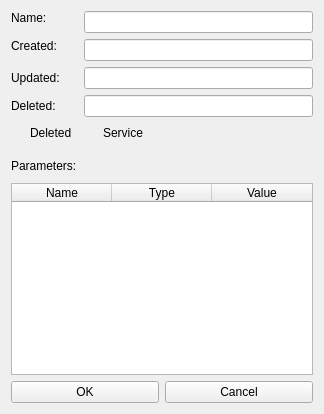
<?xml version="1.0" encoding="UTF-8"?>
<ui version="4.0">
 <class>TenantStorage</class>
 <widget class="QDialog" name="TenantStorage">
  <property name="geometry">
   <rect>
    <x>0</x>
    <y>0</y>
    <width>324</width>
    <height>414</height>
   </rect>
  </property>
  <property name="windowTitle">
   <string>Edit Storage</string>
  </property>
  <property name="styleSheet">
   <string notr="true">QWidget, QMenuBar::item, QHeaderView::section {
	background-color: qlineargradient(x1: 0, y1: 0, x2: 0, y2: 1,
                                      stop: 0 #a0a0a0, stop: 1 #f0f0f0);
}

QLabel, QSlider, QCheckBox {
	background-color: transparent;
}
</string>
  </property>
  <property name="locale">
   <locale language="English" country="UnitedStates"/>
  </property>
  <layout class="QVBoxLayout" name="verticalLayout_2">
   <item>
    <layout class="QVBoxLayout" name="verticalLayout">
     <property name="sizeConstraint">
      <enum>QLayout::SetNoConstraint</enum>
     </property>
     <item>
      <layout class="QFormLayout" name="formLayout">
       <property name="fieldGrowthPolicy">
        <enum>QFormLayout::AllNonFixedFieldsGrow</enum>
       </property>
       <item row="1" column="0">
        <widget class="QLabel" name="namelabel">
         <property name="sizePolicy">
          <sizepolicy hsizetype="Preferred" vsizetype="Fixed">
           <horstretch>0</horstretch>
           <verstretch>0</verstretch>
          </sizepolicy>
         </property>
         <property name="text">
          <string>Name:</string>
         </property>
        </widget>
       </item>
       <item row="1" column="1">
        <widget class="QLineEdit" name="name">
         <property name="enabled">
          <bool>true</bool>
         </property>
         <property name="readOnly">
          <bool>false</bool>
         </property>
        </widget>
       </item>
       <item row="2" column="0">
        <widget class="QLabel" name="timelabel">
         <property name="sizePolicy">
          <sizepolicy hsizetype="Preferred" vsizetype="Fixed">
           <horstretch>0</horstretch>
           <verstretch>0</verstretch>
          </sizepolicy>
         </property>
         <property name="text">
          <string>Created:</string>
         </property>
        </widget>
       </item>
       <item row="2" column="1">
        <widget class="QLineEdit" name="created">
         <property name="enabled">
          <bool>true</bool>
         </property>
         <property name="readOnly">
          <bool>false</bool>
         </property>
        </widget>
       </item>
       <item row="3" column="0">
        <widget class="QLabel" name="label">
         <property name="text">
          <string>Updated:</string>
         </property>
        </widget>
       </item>
       <item row="3" column="1">
        <widget class="QLineEdit" name="updated"/>
       </item>
       <item row="4" column="0">
        <widget class="QLabel" name="label_2">
         <property name="text">
          <string>Deleted:</string>
         </property>
        </widget>
       </item>
       <item row="4" column="1">
        <widget class="QLineEdit" name="deleted"/>
       </item>
       <item row="5" column="0">
        <widget class="QCheckBox" name="delbox">
         <property name="autoFillBackground">
          <bool>false</bool>
         </property>
         <property name="styleSheet">
          <string notr="true"/>
         </property>
         <property name="text">
          <string>Deleted</string>
         </property>
        </widget>
       </item>
       <item row="5" column="1">
        <widget class="QCheckBox" name="service">
         <property name="text">
          <string>Service</string>
         </property>
        </widget>
       </item>
      </layout>
     </item>
     <item>
      <layout class="QHBoxLayout" name="horizontalLayout_5">
       <item>
        <widget class="QLabel" name="label_3">
         <property name="text">
          <string>Parameters:</string>
         </property>
        </widget>
       </item>
       <item>
        <widget class="QPushButton" name="add">
         <property name="maximumSize">
          <size>
           <width>16</width>
           <height>16777215</height>
          </size>
         </property>
         <property name="text">
          <string/>
         </property>
         <property name="icon">
          <iconset resource="../../../movepoint/src/SchedulerGUI/Windows/resources.qrc">
           <normaloff>:/pics/pics/add.png</normaloff>:/pics/pics/add.png</iconset>
         </property>
         <property name="flat">
          <bool>true</bool>
         </property>
        </widget>
       </item>
       <item>
        <widget class="QPushButton" name="remove">
         <property name="maximumSize">
          <size>
           <width>16</width>
           <height>16777215</height>
          </size>
         </property>
         <property name="text">
          <string/>
         </property>
         <property name="icon">
          <iconset resource="../../../movepoint/src/SchedulerGUI/Windows/resources.qrc">
           <normaloff>:/pics/pics/delete.png</normaloff>:/pics/pics/delete.png</iconset>
         </property>
         <property name="flat">
          <bool>true</bool>
         </property>
        </widget>
       </item>
      </layout>
     </item>
     <item>
      <layout class="QHBoxLayout" name="horizontalLayout_4">
       <property name="sizeConstraint">
        <enum>QLayout::SetNoConstraint</enum>
       </property>
       <item>
        <widget class="QTableWidget" name="params">
         <property name="sizePolicy">
          <sizepolicy hsizetype="Preferred" vsizetype="Preferred">
           <horstretch>0</horstretch>
           <verstretch>0</verstretch>
          </sizepolicy>
         </property>
         <property name="verticalScrollBarPolicy">
          <enum>Qt::ScrollBarAsNeeded</enum>
         </property>
         <property name="horizontalScrollBarPolicy">
          <enum>Qt::ScrollBarAlwaysOff</enum>
         </property>
         <property name="showGrid">
          <bool>true</bool>
         </property>
         <property name="columnCount">
          <number>3</number>
         </property>
         <column>
          <property name="text">
           <string>Name</string>
          </property>
         </column>
         <column>
          <property name="text">
           <string>Type</string>
          </property>
         </column>
         <column>
          <property name="text">
           <string>Value</string>
          </property>
         </column>
        </widget>
       </item>
      </layout>
     </item>
     <item>
      <layout class="QHBoxLayout" name="horizontalLayout">
       <item>
        <widget class="QPushButton" name="OK">
         <property name="text">
          <string>OK</string>
         </property>
        </widget>
       </item>
       <item>
        <widget class="QPushButton" name="Cancel">
         <property name="text">
          <string>Cancel</string>
         </property>
        </widget>
       </item>
      </layout>
     </item>
    </layout>
   </item>
  </layout>
 </widget>
 <resources>
  <include location="../../../movepoint/src/SchedulerGUI/Windows/resources.qrc"/>
 </resources>
 <connections>
  <connection>
   <sender>OK</sender>
   <signal>clicked()</signal>
   <receiver>TenantStorage</receiver>
   <slot>accept()</slot>
   <hints>
    <hint type="sourcelabel">
     <x>102</x>
     <y>240</y>
    </hint>
    <hint type="destinationlabel">
     <x>199</x>
     <y>149</y>
    </hint>
   </hints>
  </connection>
  <connection>
   <sender>Cancel</sender>
   <signal>clicked()</signal>
   <receiver>TenantStorage</receiver>
   <slot>reject()</slot>
   <hints>
    <hint type="sourcelabel">
     <x>288</x>
     <y>240</y>
    </hint>
    <hint type="destinationlabel">
     <x>199</x>
     <y>149</y>
    </hint>
   </hints>
  </connection>
  <connection>
   <sender>add</sender>
   <signal>clicked()</signal>
   <receiver>TenantStorage</receiver>
   <slot>AddParam()</slot>
   <hints>
    <hint type="sourcelabel">
     <x>189</x>
     <y>119</y>
    </hint>
    <hint type="destinationlabel">
     <x>115</x>
     <y>128</y>
    </hint>
   </hints>
  </connection>
  <connection>
   <sender>remove</sender>
   <signal>clicked()</signal>
   <receiver>TenantStorage</receiver>
   <slot>RemoveParam()</slot>
   <hints>
    <hint type="sourcelabel">
     <x>211</x>
     <y>119</y>
    </hint>
    <hint type="destinationlabel">
     <x>115</x>
     <y>128</y>
    </hint>
   </hints>
  </connection>
 </connections>
 <slots>
  <slot>AddParam()</slot>
  <slot>RemoveParam()</slot>
 </slots>
</ui>
